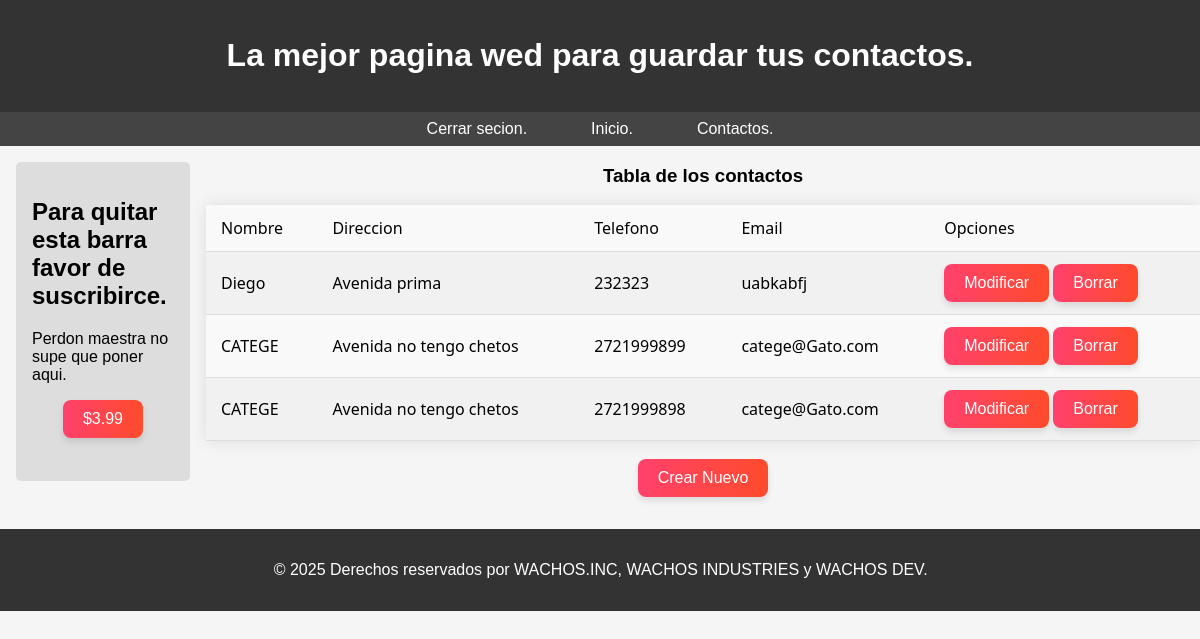
The page /mostrar.php (signed in) on the database its author committed.
### tables this page shows
CREATE TABLE `contactos` (
  `idContacto` int(3) NOT NULL,
  `nombre` varchar(50) NOT NULL,
  `direccion` varchar(50) NOT NULL,
  `telefono` varchar(14) NOT NULL,
  `email` varchar(50) NOT NULL,
  `pertenece` int(3) NOT NULL
);

### modelo/Contacto.php (called while the page is built, shortened)
<?php
include_once("AccesoDatos.php");
class Contacto
{
    protected $idContacto = 0;
    protected $Nombre = "";
    protected $Direccion = "";
    protected $email = "";
    protected $telefono = "";
    public function getIdContacto()
    {
        return $this->idContacto;
    }
    public function setIdContacto($idContacto)
    {
        $this->idContacto = $idContacto;
    }
    public function getNombre()
    {
        return $this->Nombre;
    }
    public function setNombre($Nombre)
    {
        $this->Nombre = $Nombre;
    }
    public function getDireccion()
    {
        return $this->Direccion;
    }
    public function setDireccion($Direccion)
    {
        $this->Direccion = $Direccion;
    }
    public function getEmail()
    {
        return $this->email;
    }
    public function setEmail($email)
    {
        $this->email = $email;
    }
    public function getTelefono()
    {
        return $this->telefono;
    }
    public function setTelefono($telefono)
    {
        $this->telefono = $telefono;
    }
    function buscarTodos()
    {
        $oAccesoDatos = new AccesoDatos();
        $arrRS = null;
        $j = 0;
        $arrResultado = [];
        if ($oAccesoDatos->conectar()) {
            if ($_SESSION["tipo"] === "Visualizador") {
                $sQuery = "SELECT idContacto, nombre, direccion,
            telefono, email, pertenece
            FROM contactos
            WHERE pertenece = " . $_SESSION["usu"]->getIdUsu() . "
            ORDER BY idContacto";
                $arrRS = $oAccesoDatos->ejecutarConsulta($sQuery);
                $oAccesoDatos->desconectar();
            } else {
                $sQuery = "SELECT idContacto, nombre, direccion,
            telefono, email, pertenece
            FROM contactos
            ORDER BY idContacto";
                $arrRS = $oAccesoDatos->ejecutarConsulta($sQuery);
            }
            if ($arrRS) {
                foreach ($arrRS as $aLinea) {
                    $contacto = new Contacto();
                    $contacto->setIdContacto($aLinea[0]);
                    $contacto->setNombre($aLinea[1]);
                    $contacto->setDireccion($aLinea[2]);
                    $contacto->setTelefono($aLinea[3]);
                    $contacto->setEmail($aLinea[4]);
                    $contacto->setPerteneceA($aLinea[5]);
                    $arrResultado[$j] = $contacto;
                    $j = $j + 1;
                }
            } else
                $arrResultado = [];
        }
        return $arrResultado;
    }
}
?>

### modelo/AccesoDatos.php (called while the page is built, shortened)
<?php
 class AccesoDatos{
 private $oConexion=null;
     	function conectar(){
		$bRet = false;
			try{
				$this->oConexion = new PDO("mysql:host=localhost;dbname=agenda2","root","",  array(PDO::MYSQL_ATTR_INIT_COMMAND => "SET NAMES 'UTF8'"));
				$bRet = true;
			}catch(Exception $e){
				throw $e;
			}
			return $bRet;
		}
     	function desconectar(){
		$bRet = true;
			if ($this->oConexion != null){
				$this->oConexion=null;
			}
			return $bRet;
		}
      	function ejecutarConsulta($psConsulta){
		$arrRS = null;
		$rst = null;
		$i=0;
		$j=0;
			try{
				$rst = $this->oConexion->query($psConsulta);
			}catch(Exception $e){
				throw $e;
			}
			if ($rst){
				foreach($rst as $oLinea){
					foreach($oLinea as $llave=>$sValCol){
						if (is_string($llave)){
							$arrRS[$i][$j] = $sValCol;
							$j++;
						}
					}
					$j=0;
					$i++;
				}
			}
			return $arrRS;
		}
	}
 ?>

### mostrar.php (the view, shortened to what this page needs)
<?php
include_once("modelo\Contacto.php");
$arrContactos = null;
$oContactos = new Contacto();
if (isset($_SESSION["usu"]) && !empty($_SESSION["usu"])) {
	try {
		$arrContactos = $oContactos->buscarTodos();
	} catch (Exception $e) {
		error_log($e->getFile() . " " . $e->getLine() . " " . $e->getMessage(), 0);
		$sErr = "Error en base de datos, comunicarse con el administrador";
	}
} else
	$sErr = "Falta establecer el login";
?>
<div class="palSide">
	<main style="flex: 7;">
		<section>
			<div class="centrado">
				<h3>Tabla de los contactos</h3>
			</div>
			<form name="formTablaGral" method="post" action="abcContactos.php">
				<table class="tabla-estilo">
					<tr>
						<td>Nombre</td>
						<td>Direccion</td>
						<td>Telefono</td>
						<td>Email</td>
						<td>Opciones</td>
					</tr>
					<?php
					if ($arrContactos != null) {
						foreach ($arrContactos as $oContactos) {
							?>
							<tr>
								<td><?php echo $oContactos->getNombre(); ?></td>
								<td><?php echo $oContactos->getDireccion(); ?></td>
								<td><?php echo $oContactos->getTelefono(); ?></td>
								<td><?php echo $oContactos->getEmail(); ?></td>
								<td>
									<input type="submit" class="boton" name="Submit" value="Modificar"
										onClick="txtClave.value=<?php echo $oContactos->getIdContacto(); ?>; txtOpe.value='m'">
									<input type="submit" class="boton" name="Submit" value="Borrar"
										onClick="txtClave.value=<?php echo $oContactos->getIdContacto(); ?>; txtOpe.value='b'">
								</td>
							</tr>
							<?php
						}
					} else {
						?>
						<tr>
							<td colspan="2">No hay datos</td>
						</tr>
						<?php
					}
					?>
				</table>
				<br>
				<div class="centrado">
					<input type="submit" class="boton" name="Submit" value="Crear Nuevo"
						onClick="txtClave.value='-1';txtOpe.value='a'">
				</div>
			</form>
		</section>
	</main>
</div>

### estilos.css (style rules this page uses)
body { font-family: Arial, sans-serif; margin: 0; padding: 0; background-color: #f5f5f5; }
header { background-color: #333; color: white; padding: 1rem; text-align: center; }
.menu { background-color: #444; }
.menu ul { list-style: none; margin: 0; padding: 0; display: flex; justify-content: center; }
.menu li { margin: 0 1rem; }
.menu a { color: white; text-decoration: none; padding: 0.5rem 1rem; display: block; }
aside { background-color: #ddd; padding: 1rem; margin: 1rem; border-radius: 5px; }
footer { background-color: #333; color: white; text-align: center; padding: 1rem; margin-top: 2rem; position: relative; bottom: 0; width: 97.46%; }
.tabla-estilo { width: 100%; min-width: 600px; border-collapse: collapse; font-family: "Segoe UI", sans-serif; font-size: 16px; box-shadow: 0 0 15px rgba(0, 0, 0, 0.1); margin: 0 auto; }
.tabla-estilo th, .tabla-estilo td { padding: 12px 15px; text-align: left; border-bottom: 1px solid #dddddd; }
.tabla-estilo tbody tr { background-color: #f9f9f9; transition: background-color 0.3s ease; }
.tabla-estilo tbody tr:nth-child(even) { background-color: #f1f1f1; }
.boton { background: linear-gradient(to right, #ff416c, #ff4b2b); color: white; border: none; padding: 10px 20px; font-size: 16px; border-radius: 8px; cursor: pointer; transition: background 0.3s ease, transform 0.2s ease; box-shadow: 0 4px 6px rgba(0, 0, 0, 0.1); }
.centrado { display: flex; justify-content: center; align-items: center; }
.palSide { display: flex; }

### rows shown on the page
contactos: nombre "Diego", direccion "Avenida prima", telefono "232323", email "uabkabfj"
contactos: nombre "CATEGE", direccion "Avenida no tengo chetos", telefono "2721999899", email "catege@Gato.com"
contactos: nombre "CATEGE", direccion "Avenida no tengo chetos", telefono "2721999898", email "catege@Gato.com"
